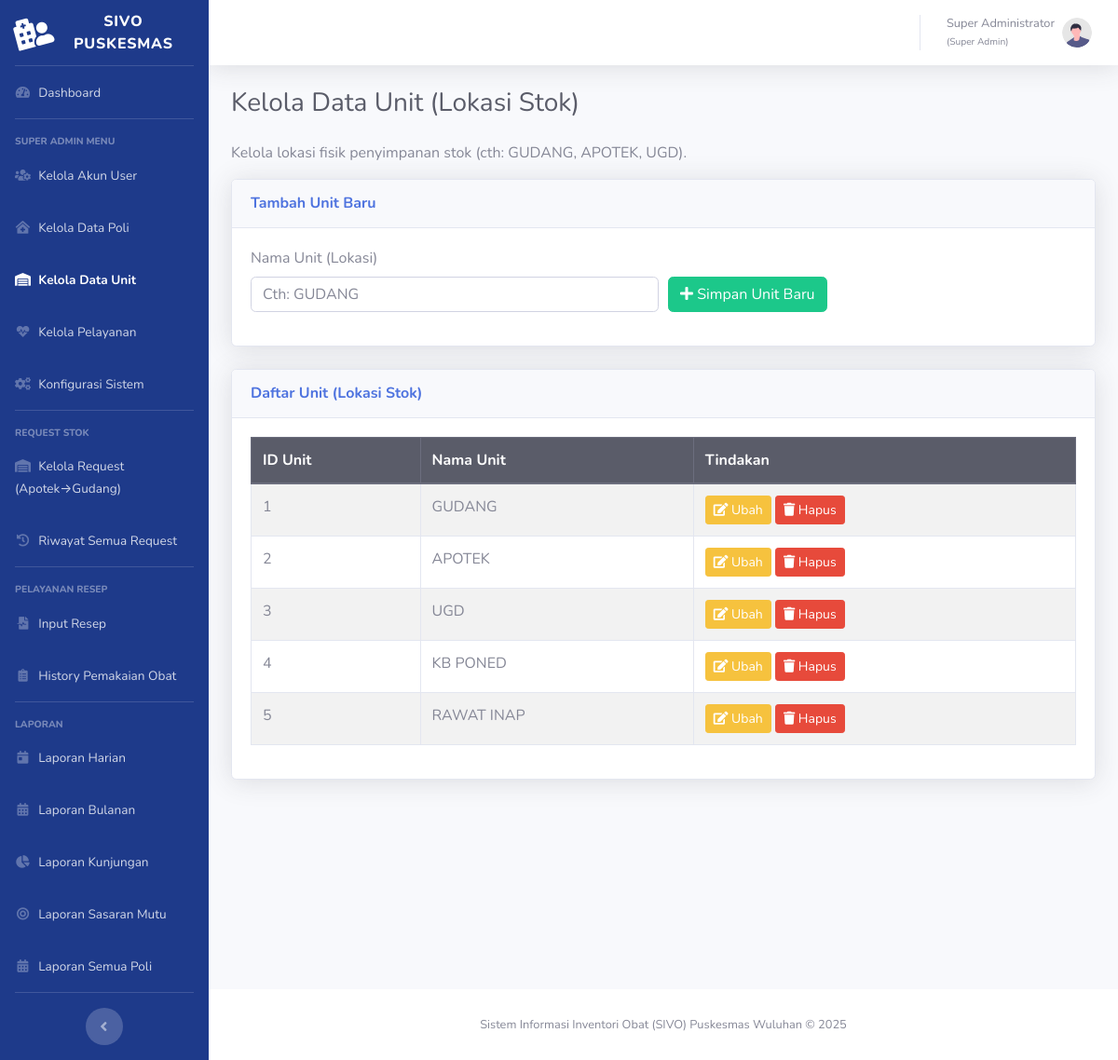
Page /master/data_unit.php (signed in) on the committed database.
### tables this page shows
CREATE TABLE `tbl_unit` (
  `id_unit` int(11) NOT NULL,
  `nama_unit` varchar(50) NOT NULL COMMENT 'Cth: GUDANG, APOTEK, UGD, RAWAT INAP, KB PONED'
);

### config.php (called while the page is built, shortened)
<?php
if (!function_exists('csrf_token')) {
    function csrf_token(): string {
        return $_SESSION['csrf_token'];
    }
}
?>

### master/data_unit.php (the view, shortened to what this page needs)
<?php
require_once '../config.php';
$page_title = "Kelola Data Unit (Lokasi Stok)";
try {
    $sql_unit = "SELECT * FROM tbl_unit ORDER BY id_unit ASC";
    $stmt_unit_list = $pdo->query($sql_unit);
    $units = $stmt_unit_list->fetchAll();
} catch (PDOException $e) {
    die("Error mengambil data: " . $e->getMessage());
}
include '../templates/header.php';
?>
<main class="content">
    <h1 class="h3 mb-4 text-gray-800"><?php echo htmlspecialchars($page_title); ?></h1>
    <p>Kelola lokasi fisik penyimpanan stok (cth: GUDANG, APOTEK, UGD).</p>
    <div class="card shadow mb-4">
        <div class="card-header py-3">
            <h6 class="m-0 font-weight-bold text-primary">Tambah Unit Baru</h6>
        </div>
        <div class="card-body">
            <form action="<?php echo BASE_URL; ?>master/proses_crud_unit.php" method="POST">
                <div class="form-row">
                    <div class="col-md-6">
                        <div class="form-group">
                            <label for="nama_unit">Nama Unit (Lokasi)</label>
                            <input type="text" id="nama_unit" name="nama_unit" class="form-control" placeholder="Cth: GUDANG" required>
                        </div>
                    </div>
                    <div class="col-md-6 d-flex align-items-end">
                        <div class="form-group">
                            <button type="submit" class="btn btn-success">
                                <i class="fas fa-plus"></i> Simpan Unit Baru
                            </button>
                        </div>
                    </div>
                </div>
            </form>
        </div>
    </div>
    <div class="card shadow mb-4">
        <div class="card-header py-3">
            <h6 class="m-0 font-weight-bold text-primary">Daftar Unit (Lokasi Stok)</h6>
        </div>
        <div class="card-body">
            <div class="table-responsive">
                <table class="table table-bordered table-striped" id="dataTable" width="100%" cellspacing="0">
                    <thead class="thead-dark">
                        <tr>
                            <th>ID Unit</th>
                            <th>Nama Unit</th>
                            <th>Tindakan</th>
                        </tr>
                    </thead>
                    <tbody>
                        <?php if (empty($units)): ?>
                            <tr>
                                <td colspan="3" class="text-center">Belum ada data unit.</td>
                            </tr>
                        <?php else: ?>
                            <?php foreach ($units as $unit): ?>
                                <tr>
                                    <td><?php echo $unit['id_unit']; ?></td>
                                    <td><?php echo htmlspecialchars($unit['nama_unit']); ?></td>
                                    <td>
                                        <a href="#" class="btn btn-warning btn-sm">
                                            <i class="fas fa-edit"></i> Ubah
                                        </a>
                                        <a href="<?php echo BASE_URL; ?>master/proses_crud_unit.php?action=delete&id=<?php echo $unit['id_unit']; ?>&csrf_token=<?php echo csrf_token(); ?>"
                                           class="btn btn-danger btn-sm"
                                           onclick="return confirm('PERINGATAN! Menghapus unit ini sangat berbahaya jika masih terpakai oleh Poli atau data Stok.\n\nLanjutkan menghapus unit (<?php echo htmlspecialchars($unit['nama_unit']); ?>)?');">
                                           <i class="fas fa-trash"></i> Hapus
                                        </a>
                                    </td>
                                </tr>
                            <?php endforeach; ?>
                        <?php endif; ?>
                    </tbody>
                </table>
            </div>
        </div>
    </div>
</main>
<?php
include '../templates/footer.php';
?>

### rows in the picture
tbl_unit: id_unit "1", nama_unit "GUDANG"
tbl_unit: id_unit "2", nama_unit "APOTEK"
tbl_unit: id_unit "3", nama_unit "UGD"
tbl_unit: id_unit "4", nama_unit "KB PONED"
tbl_unit: id_unit "5", nama_unit "RAWAT INAP"

### other values in the picture
$_SESSION['nama_lengkap'] "Super Administrator"
$_SESSION['role_nama'] "Super Admin"
$page_title "Kelola Data Unit (Lokasi Stok)"
